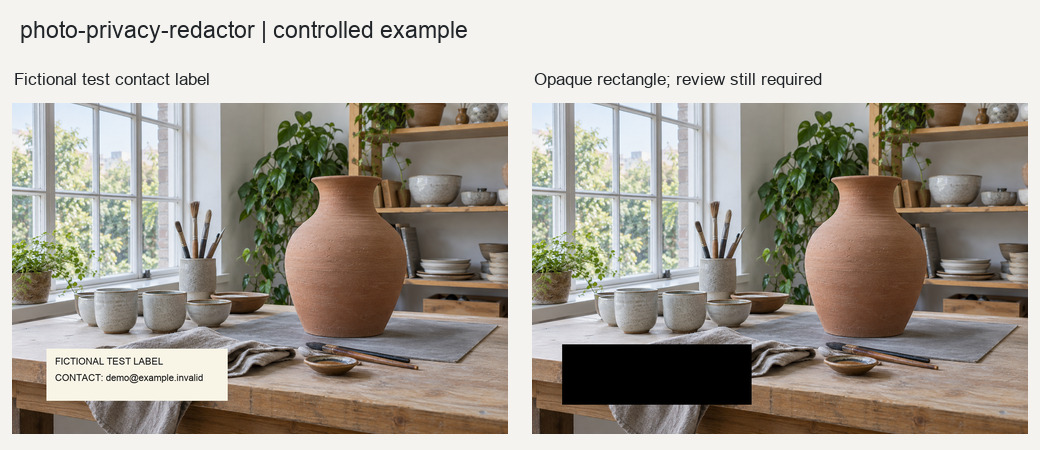
#> input picture photo-privacy-redactor/examples/comparison.jpg, 1040 x 450 px
$ python -i photo_privacy_redactor.py   (imports and definitions only)
#> lines starting #> are read from the running program, lines starting #| are printed output that depends on the picture
"""Deterministic visual-content redaction for photographs.

Automatic face detection produces review candidates only. Only user rectangles,
user masks, and explicitly confirmed candidate IDs enter the opaque output mask.
"""

from __future__ import annotations

import hashlib
import json
from pathlib import Path
from typing import Any, Literal

import cv2
import numpy as np
from PIL import Image, ImageDraw, ImageFont, ImageOps

Decision = Literal["redact", "reject"]
VALID_DECISIONS = {"redact", "reject"}


def _sha256(path: Path) -> str:
    return hashlib.sha256(path.read_bytes()).hexdigest()


def _load_photo(
    input_path: str | Path,
) -> tuple[Path, Image.Image, bytes | None, bytes | None, str]:
    source = Path(input_path).expanduser().resolve()
    if not source.is_file():
        raise FileNotFoundError(f"找不到照片: {source}")
    with Image.open(source) as image:
        oriented = ImageOps.exif_transpose(image)
        has_alpha = "A" in oriented.getbands()
        if has_alpha:
            rgba = oriented.convert("RGBA")
            background = Image.new("RGBA", rgba.size, (255, 255, 255, 255))
            background.alpha_composite(rgba)
            rgb = background.convert("RGB")
            alpha_action = "flattened-on-opaque-white"
        else:
            rgb = oriented.convert("RGB")
            alpha_action = "not-present"
        exif_data = image.getexif()
        if exif_data:
            exif_data[274] = 1
            exif = exif_data.tobytes()
        else:
            exif = None
        icc = image.info.get("icc_profile")
    return source, rgb, exif, icc, alpha_action


def _candidate_records(
    boxes: list[tuple[int, int, int, int]], image_width: int, image_height: int
) -> list[dict[str, Any]]:
    candidates = []
    for index, box in enumerate(boxes, start=1):
        left, top, right, bottom = box
        width, height = right - left, bottom - top
        expanded = (
            max(0, round(left - 0.18 * width)),
            max(0, round(top - 0.28 * height)),
            min(image_width, round(right + 0.18 * width)),
            min(image_height, round(bottom + 0.22 * height)),
        )
        candidates.append(
            {
                "id": f"face-{index:03d}",
                "candidate_box": list(box),
                "suggested_redaction_box": list(expanded),
                "status": "pending",
            }
        )
    return candidates


def _detect_candidates(
    rgb: np.ndarray,
) -> tuple[list[dict[str, Any]], dict[str, Any]]:
    cascade_root = getattr(getattr(cv2, "data", None), "haarcascades", None)
    if not hasattr(cv2, "CascadeClassifier") or not cascade_root:
        return [], {
            "available": False,
            "name": "opencv-haarcascade-frontalface-default",
            "opencv_version": getattr(cv2, "__version__", "unknown"),
            "reason": "当前OpenCV构建缺少级联接口或数据。请检查requirements.txt中的4.x依赖；未经允许不要改动共享环境。检测恢复前使用用户矩形、蒙版和人工全图复核。",
        }
    cascade_path = Path(cascade_root) / "haarcascade_frontalface_default.xml"
    if not cascade_path.is_file():
        return [], {
            "available": False,
            "name": "opencv-haarcascade-frontalface-default",
            "reason": f"找不到正面人脸候选检测器: {cascade_path}",
        }
    detector = cv2.CascadeClassifier(str(cascade_path))
    if detector.empty():
        return [], {
            "available": False,
            "name": "opencv-haarcascade-frontalface-default",
            "reason": f"无法加载正面人脸候选检测器: {cascade_path}",
        }
    gray = cv2.cvtColor(rgb, cv2.COLOR_RGB2GRAY)
    gray = cv2.equalizeHist(gray)
    minimum = max(24, round(min(rgb.shape[:2]) * 0.035))
    detected = detector.detectMultiScale(
        gray,
        scaleFactor=1.08,
        minNeighbors=5,
        minSize=(minimum, minimum),
        flags=cv2.CASCADE_SCALE_IMAGE,
    )
    boxes = sorted(
        (
            (int(x), int(y), int(x + width), int(y + height))
            for x, y, width, height in detected
        ),
        key=lambda box: (box[1], box[0], box[3] - box[1], box[2] - box[0]),
    )
    image_height, image_width = rgb.shape[:2]
    candidates = _candidate_records(boxes, image_width, image_height)
    for candidate in candidates:
        candidate["detector"] = "opencv-haarcascade-frontalface-default"
    return candidates, {
        "available": True,
        "name": "opencv-haarcascade-frontalface-default",
        "opencv_version": getattr(cv2, "__version__", "unknown"),
        "reason": None,
    }


# [61 lines left out: functions detect_face_candidates, _rectangle_box, _load_user_mask, not called in this run]


def _draw_preview(
    image: Image.Image,
    mask: np.ndarray,
    candidates: list[dict[str, Any]],
    path: Path,
) -> None:
    maximum = 1800
    scale = min(1.0, maximum / max(image.size))
    preview_size = (
        max(1, round(image.width * scale)),
        max(1, round(image.height * scale)),
    )
    preview = image.resize(preview_size, Image.Resampling.LANCZOS)
    mask_image = Image.fromarray((mask.astype(np.uint8) * 115), mode="L").resize(
        preview_size, Image.Resampling.NEAREST
    )
    overlay = Image.new("RGBA", preview_size, (0, 0, 0, 0))
    overlay.putalpha(mask_image)
    preview = Image.alpha_composite(preview.convert("RGBA"), overlay).convert("RGB")
    draw = ImageDraw.Draw(preview)
    font = ImageFont.load_default()
    colors = {"pending": "#E34A33", "redact": "#1B9E77", "reject": "#777777"}
    line_width = max(2, round(4 * scale))
    for candidate in candidates:
        left, top, right, bottom = candidate["candidate_box"]
        box = tuple(round(value * scale) for value in (left, top, right, bottom))
        color = colors[candidate["status"]]
        draw.rectangle(box, outline=color, width=line_width)
        draw.text(
            (box[0] + 4, box[1] + 4),
            f"{candidate['id']} {candidate['status']}",
            fill=color,
            font=font,
        )
    preview.save(path, quality=94)


def _save_redacted(
    path: Path,
    image: Image.Image,
    mask: np.ndarray,
    fill_rgb: tuple[int, int, int],
    exif: bytes | None,
    icc: bytes | None,
) -> None:
    pixels = np.asarray(image, dtype=np.uint8).copy()
    pixels[mask] = np.asarray(fill_rgb, dtype=np.uint8)
    output = Image.fromarray(pixels, mode="RGB")
    options: dict[str, Any] = {}
    if path.suffix.lower() in {".jpg", ".jpeg"}:
        options.update(quality=95, subsampling=0)
    if exif:
        options["exif"] = exif
    if icc:
        options["icc_profile"] = icc
    output.save(path, **options)


def redact_photo(
    input_path: str | Path,
    output_dir: str | Path,
    rectangles: list[dict[str, Any]] | tuple[dict[str, Any], ...] = (),
    mask_paths: list[str | Path] | tuple[str | Path, ...] = (),
    candidate_decisions: dict[str, Decision] | None = None,
    manual_review_confirmed: bool = False,
    fill_rgb: tuple[int, int, int] = (0, 0, 0),
) -> dict[str, Any]:
    """Create an opaque flattened copy and a review package.

    Automatic candidates are redacted only when their decision is explicitly
    ``redact``. A ``reject`` decision records a reviewed false positive.
    """
#> called with input_path = '../examples/comparison.jpg', output_dir = 'out.png', rectangles = (), mask_paths = (), manual_review_confirmed = False, fill_rgb = (0, 0, 0)
    source, image, exif, icc, alpha_action = _load_photo(input_path)
#> in _load_photo, image is the input picture: PIL image 1040x450 RGB; mean R, G, B 168.4, 162.4, 152.8
#> in _load_photo, `has_alpha = "A" in oriented.getbands()`: has_alpha = False
#> alpha_action = 'not-present'
    original_hash = _sha256(source)
    width, height = image.size
#> width = 1040; height = 450
    decisions = dict(candidate_decisions or {})
    invalid = {
        key: value for key, value in decisions.items() if value not in VALID_DECISIONS
    }
    if invalid:
        raise ValueError(f"候选决定只接受redact或reject: {invalid}")
    if len(fill_rgb) != 3 or any(not 0 <= int(value) <= 255 for value in fill_rgb):
        raise ValueError("fill_rgb必须包含三个0至255整数")

    candidates, detector = _detect_candidates(np.asarray(image, dtype=np.uint8))
#> in _detect_candidates, `gray = cv2.cvtColor(rgb, cv2.COLOR_RGB2GRAY)`:
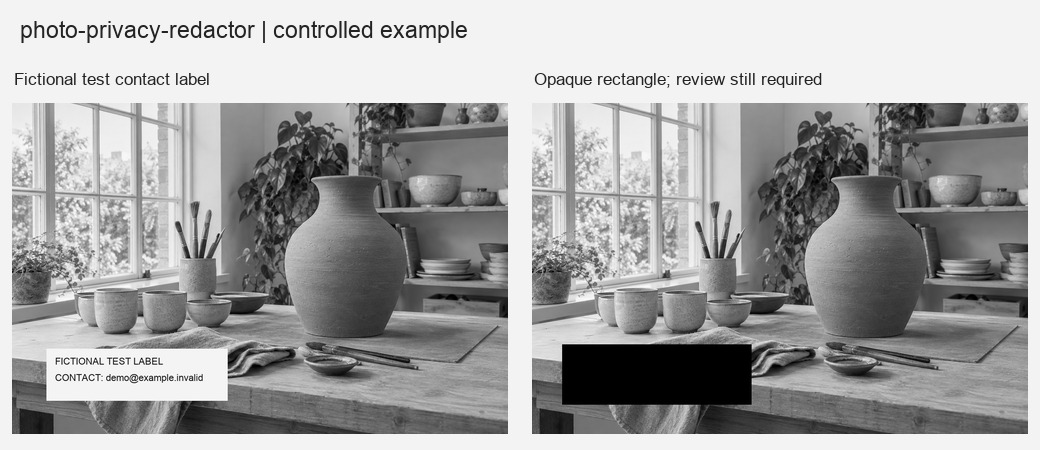
#> gray: shape (450, 1040); min 0, max 255, mean 163.2
#> in _detect_candidates, `gray = cv2.equalizeHist(gray)`:
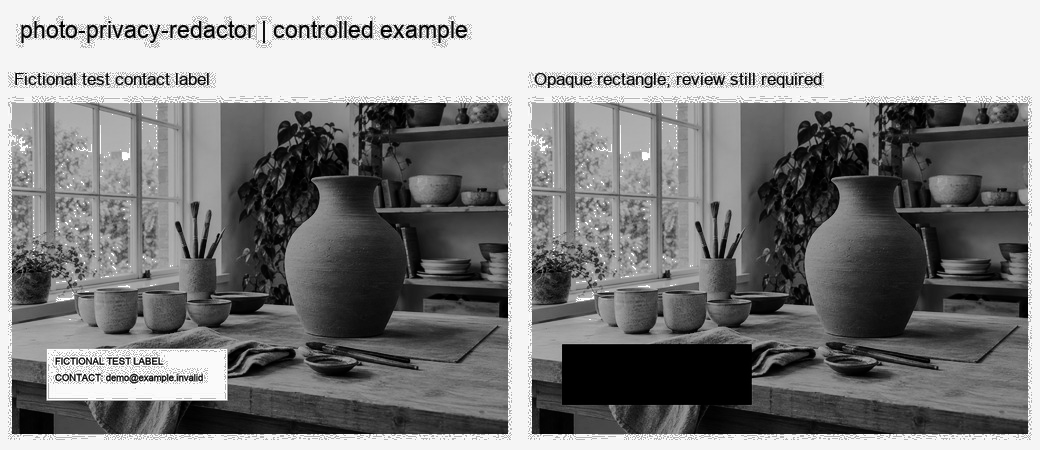
#> gray: shape (450, 1040); min 0, max 255, mean 132.8
#> in _detect_candidates, `detected = detector.detectMultiScale( gray, scaleFactor=1.08, minNeigh..`: detected = ()
#> in _detect_candidates, `boxes = sorted( ( (int(x), int(y), int(x + width), int(y + height)) fo..`: boxes = []
#> candidates = []; detector = 4 items
    candidate_ids = {candidate["id"] for candidate in candidates}
#> candidate_ids = 0 items
    unknown_ids = sorted(set(decisions) - candidate_ids)
#> unknown_ids = []
    if unknown_ids:
        raise ValueError("candidate_decisions包含未知候选: " + ", ".join(unknown_ids))

    mask = np.zeros((height, width), dtype=bool)
    rectangle_records = []
    for index, rectangle in enumerate(rectangles, start=1):
        box = _rectangle_box(rectangle, width, height)
        left, top, right, bottom = box
        mask[top:bottom, left:right] = True
        rectangle_records.append(
            {
                "id": f"user-rectangle-{index:03d}",
                "box": list(box),
                "label": rectangle.get("label"),
            }
        )
#> mask: shape (450, 1040) bool; every value is 0
#> after the loop, rectangle_records = []

    mask_records = []
    for index, mask_path in enumerate(mask_paths, start=1):
        resolved, user_mask = _load_user_mask(mask_path, image.size)
        mask |= user_mask
        mask_records.append(
            {
                "id": f"user-mask-{index:03d}",
                "path": str(resolved),
                "sha256": _sha256(resolved),
                "covered_pixels": int(user_mask.sum()),
            }
        )

    for candidate in candidates:
        decision = decisions.get(candidate["id"])
        candidate["status"] = decision or "pending"
        if decision == "redact":
            left, top, right, bottom = candidate["suggested_redaction_box"]
            mask[top:bottom, left:right] = True
#> this loop made 0 passes

    pending = [
        candidate["id"] for candidate in candidates if candidate["status"] == "pending"
    ]
#> pending = []
    if pending:
        status = "needs-candidate-review"
    elif not manual_review_confirmed:
        status = "needs-manual-review"
    else:
        status = "content-redaction-reviewed"

    directory = Path(output_dir).expanduser().resolve()
    paths = {
        "redacted": directory / f"{source.stem}_redacted.png",
        "mask": directory / f"{source.stem}_redaction_mask.png",
        "preview": directory / f"{source.stem}_redaction_preview.jpg",
        "review": directory / f"{source.stem}_privacy_review.json",
    }
    existing = [str(path) for path in paths.values() if path.exists()]
#> existing = []
    if existing:
        raise FileExistsError("输出已存在，默认不覆盖: " + ", ".join(existing))
    directory.mkdir(parents=True, exist_ok=True)

    _save_redacted(
        paths["redacted"],
        image,
        mask,
        tuple(int(value) for value in fill_rgb),
        exif,
        icc,
    )
    Image.fromarray(mask.astype(np.uint8) * 255, mode="L").save(paths["mask"])
    _draw_preview(image, mask, candidates, paths["preview"])
#> in _draw_preview, `overlay = Image.new("RGBA", preview_size, (0, 0, 0, 0))`: overlay: PIL image 1040x450 RGBA; every value is 0

    review = {
        "status": status,
        "input": str(source),
        "input_sha256": original_hash,
        "original_preserved": _sha256(source) == original_hash,
        "redacted_output": str(paths["redacted"]),
        "mask_output": str(paths["mask"]),
        "preview_output": str(paths["preview"]),
        "fill_rgb": list(fill_rgb),
        "output_encoding": "lossless-png",
        "alpha_action": alpha_action,
        "covered_pixels": int(mask.sum()),
        "covered_fraction": round(float(mask.mean()), 8),
        "user_rectangles": rectangle_records,
        "user_masks": mask_records,
        "face_candidates": candidates,
        "face_detector": detector,
        "pending_candidate_ids": pending,
        "manual_review_confirmed": bool(manual_review_confirmed),
        "manual_missed_review_required": not manual_review_confirmed,
        "review_checklist": [
            "在原始分辨率下检查侧脸、小脸、遮挡脸、背光脸和画面边缘。",
            "用用户矩形或蒙版补充车牌、屏幕、票据、证件、二维码和敏感文字。",
            "确认实心遮挡完整覆盖目标边缘，没有残留可辨识特征。",
            "另行使用交付质检检查GPS、EXIF和其他元数据隐私。",
        ],
        "limitations": [
            "自动检测只提示正面人脸候选，可能误报或漏报。",
            "不自动检测车牌、屏幕、票据、证件、二维码或文字。",
            "不检查或删除GPS、EXIF及其他元数据。",
            "任何状态都不代表不存在全部隐私风险。",
        ],
        "metadata_action": "preserved-with-orientation-normalized-not-reviewed",
    }
    paths["review"].write_text(
        json.dumps(review, ensure_ascii=False, indent=2), encoding="utf-8"
    )
    return {**review, "review_output": str(paths["review"])}

>>> result = redact_photo('../examples/comparison.jpg', 'out.png')
#> result = 23 items
